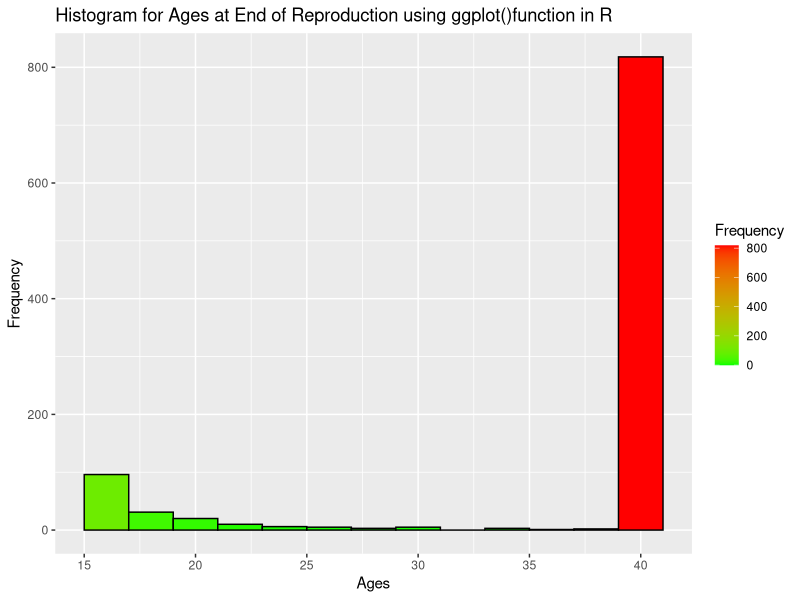
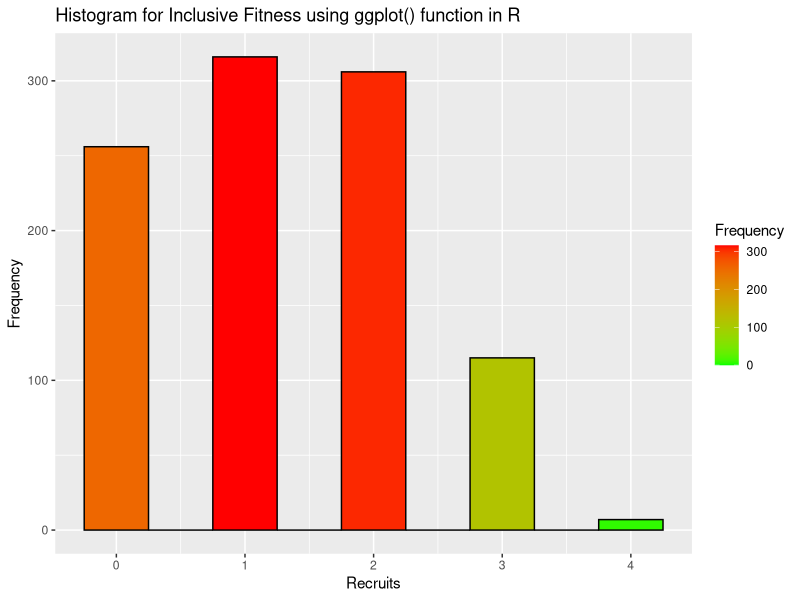

Write R code to recreate these figures, in order.
# Install package
# ggplot2:for ggplot() functions.
install.packages("ggplot2")
#Use library command after installation to load the package
library(ggplot2)
library(lattice)
# Clean up :clear any previous data that can affect the result while running the code.
rm(list = ls())
# Declare two list variables
# 1.ages: to hold the female's final ages.
# 2.recruits :to hold total number of recruited offsprings.
ages<-c()
recruits<-c()
# loop to simulate 1000 female life histories.
for (i in 1:1000)
{
  # co :tracks condition of each individual female.
  # rnorm(1,100,10) : normal distribution a single draw with a mean of 100 and standard deviation of 10.
  co<-rnorm(1,100,10)
  # Initialise the variables with values as mensioned in the assignmnt.
  # Influence of environment represented by mean (enMu) and standard deviation (enSD)
  #initial value is set as 0 and 20 respectively and it changes for different scenarios.
  age<- 15
  alive<- 1
  enMu<- 20
  enSD<- 30
  b0<- -10
  b1<- 0.1
  inv<- 10
  s0<- -2
  s1<- 0.05
  calf<- 0
  calfage<- 0
  offspring<- 0
  recruit<- 0
  while(alive==1 && age<40)
  {
    co<-(co + rnorm(1,enMu,enSD))
    #Probability of Survival (sr) depend on linear predictor :s0+s1*co
    sr<-exp(s0+s1*co)/(1+exp(s0+s1*co))
    if(alive<-rbinom(1,1,sr)==1)
      age=age+1
    #Variable calf is 0 if female currently doesn't have a calf and 1 if she does.
    if(calf==0){
      #If female doesn't have a calf then:
      #Breeding Probability (b)depend on linear predictor :b0+b1*co
      #if a calf is born, then set calf to 1
      b<-exp(b0+b1*co)/(1+exp(b0+b1*co))
      if(rbinom(1,1,b)==1)
        calf<-1
    }
    else if(calf==1){
      #If female has a calf then:
      #decrement female's condition (co) by anual maternity investment (inv). 
      
      #set calf to zero if calf has died
      #set calfage to zero if calf has died, or increment it by one otherwise.
      co<-co-inv
      if(rbinom(1,1,0.80))
      {
        calfage=calfage+1
      }
      else
      {
        calf<-0
        calfage<-0
      }
    }
    if(calfage>4)
    {
      #If the calf has reached the age of independence then:
      #Increment the number of the mothers offspring by 1.
      #reset calf and calfage to zero.
      offspring= offspring+1
      calf<-0
      calfage<-0
    }
  }
  ages[i]<-age
  if(rbinom(1,1,0.98)==1)
    recruit=offspring
  recruits[i]<-recruit
}
# Creat data frames for ggplot(),ages.df for ages & recruits.df for recruits.
ages.df <- data.frame(ages)
recruits.df <- data.frame(recruits)

#Visualisation of result using histogram with commands  ggplot().
#Histograms for Ages at End of Reproduction

ggplot(data=ages.df, aes(x = ages)) +
  geom_histogram(binwidth = 2,
                 col="black",
                 aes(fill=..count..)) +
  scale_fill_gradient("Frequency",
                      low = "green",
                      high = "red") +
  labs(title="Histogram for Ages at End of Reproduction using ggplot()function in R",
       x="Ages",
       y="Frequency")
#Histograms for Inclusive Fitness 

ggplot(data=recruits.df,
       aes(x = recruits)) +
  geom_histogram(binwidth = .5,
                 col="black",
                 aes(fill=..count..)) +
  scale_fill_gradient("Frequency",
                      low = "green",
                      high = "red") +
  labs(title="Histogram for Inclusive Fitness using ggplot() function in R",
       x="Recruits",
       y="Frequency")
#Average number of offsprings produced (AvgOffProd)
AvgOffProd<-sum(recruits[1:1000])/1000 
